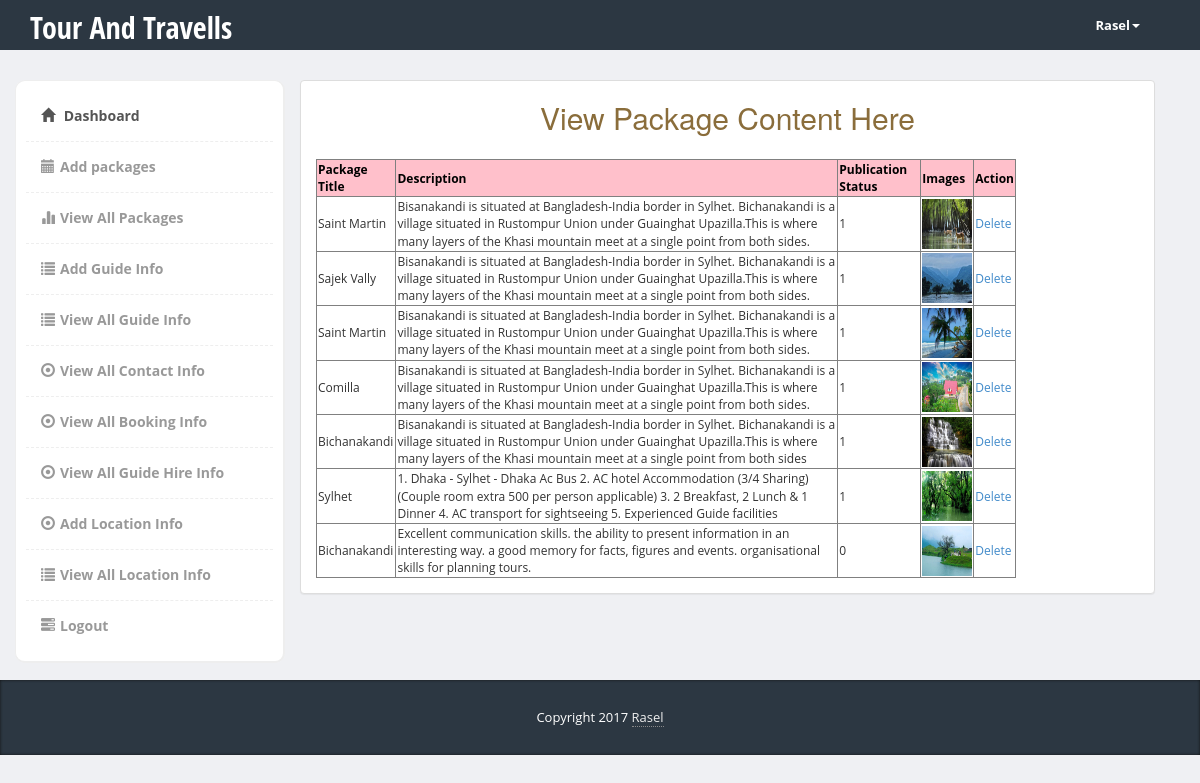
The page /admin/manage-package.php (signed in) on the database its author committed.
### tables this page shows
CREATE TABLE `packages` (
  `id` int(10) NOT NULL,
  `package_title` varchar(200) NOT NULL,
  `package_description` text NOT NULL,
  `publication_status` tinyint(1) NOT NULL,
  `image` text NOT NULL
);

### classes/Travel.php (called while the page is built, shortened)
<?php
Class Travel{
	protected $link;
	public function __construct(){
		$this->link=mysqli_connect('localhost','root','','db_travel');
	}
	public function getAllPackageInfo(){
		 $sql = "SELECT * FROM packages";
	  if(mysqli_query($this->link,$sql)){
		 $queryResult=mysqli_query($this->link,$sql);
		  return $queryResult;
	  }else{
		  die('Query Problem'.mysqli_error($this->link));
	  }
	  }
}
?>

### admin/manage-package.php (the view, shortened to what this page needs)
<?php
require_once '../classes/Travel.php';
$travel=new Travel();
$queryResult=$travel->getAllPackageInfo();
?>
<!DOCTYPE html>
<html>
  <head>
    <link href="bootstrap/css/bootstrap.min.css" rel="stylesheet">
    <link href="css/styles.css" rel="stylesheet">
  </head>
  <body>
  	<div class="header">
	     <div class="container">
	        <div class="row">
	           <div class="col-md-5">
	              <div class="logo">
	                 <h1><a href="index.php">Tour And Travells</a></h1>
	              </div>
	           </div>
	           <div class="col-md-2">
	              <div class="navbar navbar-inverse" role="banner">
	                  <nav class="collapse navbar-collapse bs-navbar-collapse navbar-right" role="navigation">
	                    <ul class="nav navbar-nav">
	                      <li class="dropdown">
	                        <a href="#" class="dropdown-toggle" data-toggle="dropdown">Rasel<b class="caret"></b></a>
	                      </li>
	                    </ul>
	                  </nav>
	              </div>
	           </div>
	        </div>
	     </div>
	</div>
    <div class="page-content">
    	<div class="row">
		  <div class="col-md-3" style="height:600px;">
		  	<div class="sidebar content-box" style="display: block;">
                <ul class="nav">
                    <li class="current"><a href="dashboard.php"><i class="glyphicon glyphicon-home"></i> Dashboard</a></li>
                    <li><a href="add-package.php"><i class="glyphicon glyphicon-calendar"></i>Add packages</a></li>
                    <li><a href="manage-package.php"><i class="glyphicon glyphicon-stats"></i>View All Packages</a></li>
	                 <li><a href="add-guide.php"><i class="glyphicon glyphicon-list"></i>Add Guide Info</a></li>
                    <li><a href="manage-guide.php"><i class="glyphicon glyphicon-list"></i>View All Guide Info</a></li>
                    <li><a href="view-contact.php"><i class="glyphicon glyphicon-record"></i>View All Contact Info</a></li>
					<li><a href="view-booking.php"><i class="glyphicon glyphicon-record"></i>View All Booking Info</a></li>
					<li><a href="view-guidehire.php"><i class="glyphicon glyphicon-record"></i>View All Guide Hire Info</a></li>
					<li><a href="add-location.php"><i class="glyphicon glyphicon-record"></i>Add Location Info</a></li>
					<li><a href="manage-location.php"><i class="glyphicon glyphicon-list"></i>View All Location Info</a></li>
                    <li><a href="?logout=true"><i class="glyphicon glyphicon-tasks"></i>Logout</a></li>
                </ul>
             </div>
		  </div>
		  <div class="container">
		  <div class="col-md-9">
		  	<div class="row">
 <div class="panel panel-default">
                   <h2 class="text-center text-warning">View Package Content Here</h2>
                        <div class="panel-body">
<table border="1" style="width:700px;">
<tr Style="color:#000;background:pink;">
<th>Package Title</th>
<th>Description</th>
<th>Publication Status</th>
<th>Images</th>
<th>Action</th>
</tr>
<?php while($packInfo=mysqli_fetch_assoc($queryResult)){ ?>
<tr>
<td><?php echo $packInfo['package_title'];?></td>
<td><?php echo $packInfo['package_description'];?></td>
<td><?php echo $packInfo['publication_status'];?></td>
<td><img src="<?php echo $packInfo['image'];?>" height="50" width="50"></td>
<td>
<a href="?a=b&id=<?php echo $packInfo['id'];?>" onclick="return confirm('Are You Sure You Want To Delete This.')">Delete</a>
</td>
</tr>
<?php }?>
</table>
</div>
</div>
			</div>
		  </div>
		</div>
    </div>
</div>
    <footer>
         <div class="container">
            <div class="copy text-center">
               Copyright 2017 <a href='#'>Rasel</a>
            </div>
         </div>
      </footer>
  </body>
</html>

### admin/css/styles.css (style rules this page uses)
body { font-family: 'Open Sans', sans-serif; background-color: #f7f7f7; position: relative; margin: 0px; font-size: 12px; padding: 0px; }
.page-content > .row { margin-left: 0px !important; margin-right: 0px !important; margin-top: 30px; }
footer { background-color:#2c3742; box-shadow:inset 0px 0px 3px #111; color:#fff; font-size:14px; line-height:25px; padding:10px 0px 10px 0px; bottom: 0px; }
footer a { color:#eee; text-decoration:none; border-bottom:1px dotted #888; }
footer .copy { font-size:13px; margin:15px 0px; }
.header { height:50px; background-color: #2c3742; }
.header .logo h1 { font-size:30px; margin:0px; padding:10px 0px; }
.header .logo h1 a { color:#fff; font-family: 'Open Sans Condensed', sans-serif; }
.header .navbar * { box-shadow:none !important; }
.header .navbar { background:none !important; border:0px !important; }
.header .navbar .nav > li > a { color:#fff !important; font-size:13px !important; border-bottom:0px !important; margin-top:0px !important; font-weight:bold; }
.header .navbar-collapse { border:0px !important; }
.header .navbar-nav .caret { border-top-color:#fff !important; border-bottom-color:#fff !important; }
.content-box, .content-box-large { margin-bottom:30px; background:#fff; border-radius:10px; padding:10px; border-left:1px solid #eee; border-top:1px solid #eee; border-right:2px solid #eee; border-bottom:2px solid #eee; }
.sidebar ul.nav, .sidebar ul.nav ul { list-style: none; padding: 0px; margin: 0px; }
.sidebar .nav > li { margin: 0; border-bottom:1px dashed #eee; }
.sidebar .nav > li:last-child { border-bottom:0px; }
.sidebar .nav > li > a { font-size: 14px; line-height: 20px; padding: 15px 15px; color: #999; display: block; font-weight:bold; background:none; text-decoration: none; border-top:0px; font-weight:bold; }
.sidebar .nav > li > a > i { margin-right:5px; }
.sidebar .nav li a:hover, .sidebar .nav li.current > a { background: #fff; color: #555; border-bottom:0px; }
body { background-color: #eff0f3; }
.panel-body { clear:both; }

### rows shown on the page
packages: package_title "Saint Martin", package_description "Bisanakandi is situated at Bangladesh-India border in Sylhet. Bichanakandi is a village situated in Rustompur Union under Guainghat Upazilla.This is where many layers of the Khasi mountain meet at a single point from both sides.", publication_status "1", image (picture)
packages: package_title "Sajek Vally", package_description "Bisanakandi is situated at Bangladesh-India border in Sylhet. Bichanakandi is a village situated in Rustompur Union under Guainghat Upazilla.This is where many layers of the Khasi mountain meet at a single point from both sides.", publication_status "1", image (picture)
packages: package_title "Saint Martin", package_description "Bisanakandi is situated at Bangladesh-India border in Sylhet. Bichanakandi is a village situated in Rustompur Union under Guainghat Upazilla.This is where many layers of the Khasi mountain meet at a single point from both sides.", publication_status "1", image (picture)
packages: package_title "Comilla", package_description "Bisanakandi is situated at Bangladesh-India border in Sylhet. Bichanakandi is a village situated in Rustompur Union under Guainghat Upazilla.This is where many layers of the Khasi mountain meet at a single point from both sides.", publication_status "1", image (picture)
packages: package_title "Bichanakandi", package_description "Bisanakandi is situated at Bangladesh-India border in Sylhet. Bichanakandi is a village situated in Rustompur Union under Guainghat Upazilla.This is where many layers of the Khasi mountain meet at a single point from both sides", publication_status "1", image (picture)
packages: package_title "Sylhet", package_description "1. Dhaka - Sylhet - Dhaka Ac Bus 2. AC hotel Accommodation (3/4 Sharing) (Couple room extra 500 per person applicable) 3. 2 Breakfast, 2 Lunch & 1 Dinner 4. AC transport for sightseeing 5. Experienced Guide facilities", publication_status "1", image (picture)
packages: package_title "Bichanakandi", package_description "Excellent communication skills. the ability to present information in an interesting way. a good memory for facts, figures and events. organisational skills for planning tours.", publication_status "0", image (picture)
